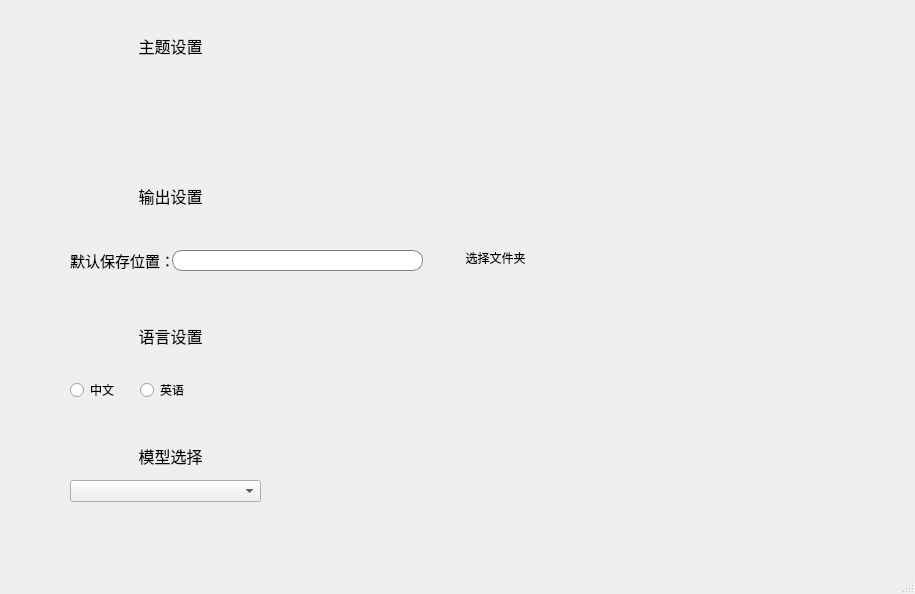
<?xml version="1.0" encoding="UTF-8"?>
<ui version="4.0">
 <class>Setting</class>
 <widget class="QMainWindow" name="Setting">
  <property name="geometry">
   <rect>
    <x>0</x>
    <y>0</y>
    <width>915</width>
    <height>594</height>
   </rect>
  </property>
  <property name="maximumSize">
   <size>
    <width>16777215</width>
    <height>16777215</height>
   </size>
  </property>
  <property name="windowTitle">
   <string>MainWindow</string>
  </property>
  <widget class="QWidget" name="centralwidget">
   <widget class="QToolButton" name="toolButton">
    <property name="geometry">
     <rect>
      <x>50</x>
      <y>20</y>
      <width>241</width>
      <height>51</height>
     </rect>
    </property>
    <property name="font">
     <font>
      <pointsize>12</pointsize>
     </font>
    </property>
    <property name="styleSheet">
     <string notr="true">QToolButton
{
	border-style: flat;
	background: transparent;
}</string>
    </property>
    <property name="text">
     <string>主题设置</string>
    </property>
    <property name="icon">
     <iconset resource="../resource.qrc">
      <normaloff>:/img/img/line.png</normaloff>:/img/img/line.png</iconset>
    </property>
    <property name="iconSize">
     <size>
      <width>36</width>
      <height>36</height>
     </size>
    </property>
    <property name="toolButtonStyle">
     <enum>Qt::ToolButtonTextBesideIcon</enum>
    </property>
   </widget>
   <widget class="QPushButton" name="pushButton">
    <property name="geometry">
     <rect>
      <x>70</x>
      <y>80</y>
      <width>51</width>
      <height>41</height>
     </rect>
    </property>
    <property name="styleSheet">
     <string notr="true">/* 默认 */
QPushButton{   
	border-top: 3px outset transparent;           /* 上边框宽度3像素、突出显示、颜色为透明 */
	border-bottom: 7px outset transparent;
	border-right: 3px outset transparent;
	border-left: 3px outset transparent;
    min-width: 30px;                            /* 控件最小宽度 */
    min-height: 30px;
	background-color: rgb(255，251，240);
	border-radius:15px;
}

/* 鼠标悬停 */
QPushButton:hover{
	background-color: rgb(205, 205, 205);
}

/* 点击和按下 */
QPushButton:pressed,QToolButton:checked{
	border-left: 3px  rgb(93, 95, 97);
	background-color: rgb(245, 212, 217);	
}

QPushButton:default {
    border-color: navy; /* make the default button prominent */
}
</string>
    </property>
    <property name="text">
     <string/>
    </property>
    <property name="icon">
     <iconset resource="../resource.qrc">
      <normaloff>:/img/img/day.png</normaloff>:/img/img/day.png</iconset>
    </property>
    <property name="iconSize">
     <size>
      <width>36</width>
      <height>36</height>
     </size>
    </property>
    <property name="checkable">
     <bool>true</bool>
    </property>
    <property name="autoExclusive">
     <bool>true</bool>
    </property>
    <property name="flat">
     <bool>true</bool>
    </property>
   </widget>
   <widget class="QPushButton" name="pushButton_black">
    <property name="geometry">
     <rect>
      <x>130</x>
      <y>80</y>
      <width>51</width>
      <height>41</height>
     </rect>
    </property>
    <property name="styleSheet">
     <string notr="true">/* 默认 */
QPushButton{   
	border-top: 3px outset transparent;           /* 上边框宽度3像素、突出显示、颜色为透明 */
	border-bottom: 7px outset transparent;
	border-right: 3px outset transparent;
	border-left: 3px outset transparent;
    min-width: 30px;                            /* 控件最小宽度 */
    min-height: 30px;
	background-color: rgb(255，251，240);
	border-radius:15px;
}

/* 鼠标悬停 */
QPushButton:hover{
	background-color: rgb(205, 205, 205);
}

/* 点击和按下 */
QPushButton:pressed,QToolButton:checked{
	border-left: 3px  rgb(93, 95, 97);
	background-color: rgb(245, 212, 217);	
}

QPushButton:default {
    border-color: navy; /* make the default button prominent */
}
</string>
    </property>
    <property name="text">
     <string/>
    </property>
    <property name="icon">
     <iconset resource="../resource.qrc">
      <normaloff>:/img/img/night.png</normaloff>:/img/img/night.png</iconset>
    </property>
    <property name="iconSize">
     <size>
      <width>36</width>
      <height>36</height>
     </size>
    </property>
    <property name="checkable">
     <bool>true</bool>
    </property>
    <property name="autoExclusive">
     <bool>true</bool>
    </property>
    <property name="flat">
     <bool>true</bool>
    </property>
   </widget>
   <widget class="QToolButton" name="toolButton_2">
    <property name="geometry">
     <rect>
      <x>50</x>
      <y>170</y>
      <width>241</width>
      <height>51</height>
     </rect>
    </property>
    <property name="font">
     <font>
      <pointsize>12</pointsize>
     </font>
    </property>
    <property name="styleSheet">
     <string notr="true">QToolButton
{
	border-style: flat;
	background: transparent;
}</string>
    </property>
    <property name="text">
     <string>输出设置</string>
    </property>
    <property name="icon">
     <iconset resource="../resource.qrc">
      <normaloff>:/img/img/line.png</normaloff>:/img/img/line.png</iconset>
    </property>
    <property name="iconSize">
     <size>
      <width>36</width>
      <height>36</height>
     </size>
    </property>
    <property name="toolButtonStyle">
     <enum>Qt::ToolButtonTextBesideIcon</enum>
    </property>
   </widget>
   <widget class="QLabel" name="label">
    <property name="geometry">
     <rect>
      <x>70</x>
      <y>250</y>
      <width>111</width>
      <height>21</height>
     </rect>
    </property>
    <property name="font">
     <font>
      <pointsize>11</pointsize>
     </font>
    </property>
    <property name="text">
     <string>默认保存位置：</string>
    </property>
   </widget>
   <widget class="QLineEdit" name="lineEdit">
    <property name="geometry">
     <rect>
      <x>172</x>
      <y>250</y>
      <width>251</width>
      <height>21</height>
     </rect>
    </property>
    <property name="styleSheet">
     <string notr="true">border: 1px solid gray;/*设置边框的粗细，以及颜色*/
border-radius: 10px;/*设置圆角的大小*/
padding: 0 8px;/*如果没有内容光标在开始往后移动0.8像素点*/
selection-background-color: darkgray;
   </string>
    </property>
   </widget>
   <widget class="QPushButton" name="pushButtonSave">
    <property name="geometry">
     <rect>
      <x>450</x>
      <y>240</y>
      <width>91</width>
      <height>40</height>
     </rect>
    </property>
    <property name="styleSheet">
     <string notr="true">QPushButton{
	border-top: 3px outset transparent;           /* 上边框宽度3像素、突出显示、颜色为透明 */
	border-bottom: 7px outset transparent;
	border-right: 3px outset transparent;
	border-left: 3px outset transparent;
    min-width: 30px;                            /* 控件最小宽度 */
    min-height: 30px;
	border-radius:15px;
}</string>
    </property>
    <property name="text">
     <string>选择文件夹</string>
    </property>
    <property name="icon">
     <iconset resource="../resource.qrc">
      <normaloff>:/img/img/files.png</normaloff>:/img/img/files.png</iconset>
    </property>
   </widget>
   <widget class="QToolButton" name="toolButton_3">
    <property name="geometry">
     <rect>
      <x>50</x>
      <y>310</y>
      <width>241</width>
      <height>51</height>
     </rect>
    </property>
    <property name="font">
     <font>
      <pointsize>12</pointsize>
     </font>
    </property>
    <property name="styleSheet">
     <string notr="true">QToolButton
{
	border-style: flat;
	background: transparent;
}</string>
    </property>
    <property name="text">
     <string>语言设置</string>
    </property>
    <property name="icon">
     <iconset resource="../resource.qrc">
      <normaloff>:/img/img/line.png</normaloff>:/img/img/line.png</iconset>
    </property>
    <property name="iconSize">
     <size>
      <width>36</width>
      <height>36</height>
     </size>
    </property>
    <property name="toolButtonStyle">
     <enum>Qt::ToolButtonTextBesideIcon</enum>
    </property>
   </widget>
   <widget class="QRadioButton" name="radioButton">
    <property name="geometry">
     <rect>
      <x>70</x>
      <y>380</y>
      <width>95</width>
      <height>20</height>
     </rect>
    </property>
    <property name="text">
     <string>中文</string>
    </property>
   </widget>
   <widget class="QRadioButton" name="radioButton_2">
    <property name="geometry">
     <rect>
      <x>140</x>
      <y>380</y>
      <width>95</width>
      <height>20</height>
     </rect>
    </property>
    <property name="text">
     <string>英语</string>
    </property>
   </widget>
   <widget class="QToolButton" name="toolButton_4">
    <property name="geometry">
     <rect>
      <x>50</x>
      <y>430</y>
      <width>241</width>
      <height>51</height>
     </rect>
    </property>
    <property name="font">
     <font>
      <pointsize>12</pointsize>
     </font>
    </property>
    <property name="styleSheet">
     <string notr="true">QToolButton
{
	border-style: flat;
	background: transparent;
}</string>
    </property>
    <property name="text">
     <string>模型选择</string>
    </property>
    <property name="icon">
     <iconset resource="../resource.qrc">
      <normaloff>:/img/img/line.png</normaloff>:/img/img/line.png</iconset>
    </property>
    <property name="iconSize">
     <size>
      <width>36</width>
      <height>36</height>
     </size>
    </property>
    <property name="toolButtonStyle">
     <enum>Qt::ToolButtonTextBesideIcon</enum>
    </property>
   </widget>
   <widget class="QComboBox" name="comboBox">
    <property name="geometry">
     <rect>
      <x>70</x>
      <y>480</y>
      <width>191</width>
      <height>22</height>
     </rect>
    </property>
   </widget>
  </widget>
  <widget class="QMenuBar" name="menubar">
   <property name="geometry">
    <rect>
     <x>0</x>
     <y>0</y>
     <width>915</width>
     <height>21</height>
    </rect>
   </property>
  </widget>
  <widget class="QStatusBar" name="statusbar"/>
 </widget>
 <resources>
  <include location="../resource.qrc"/>
 </resources>
 <connections/>
</ui>
